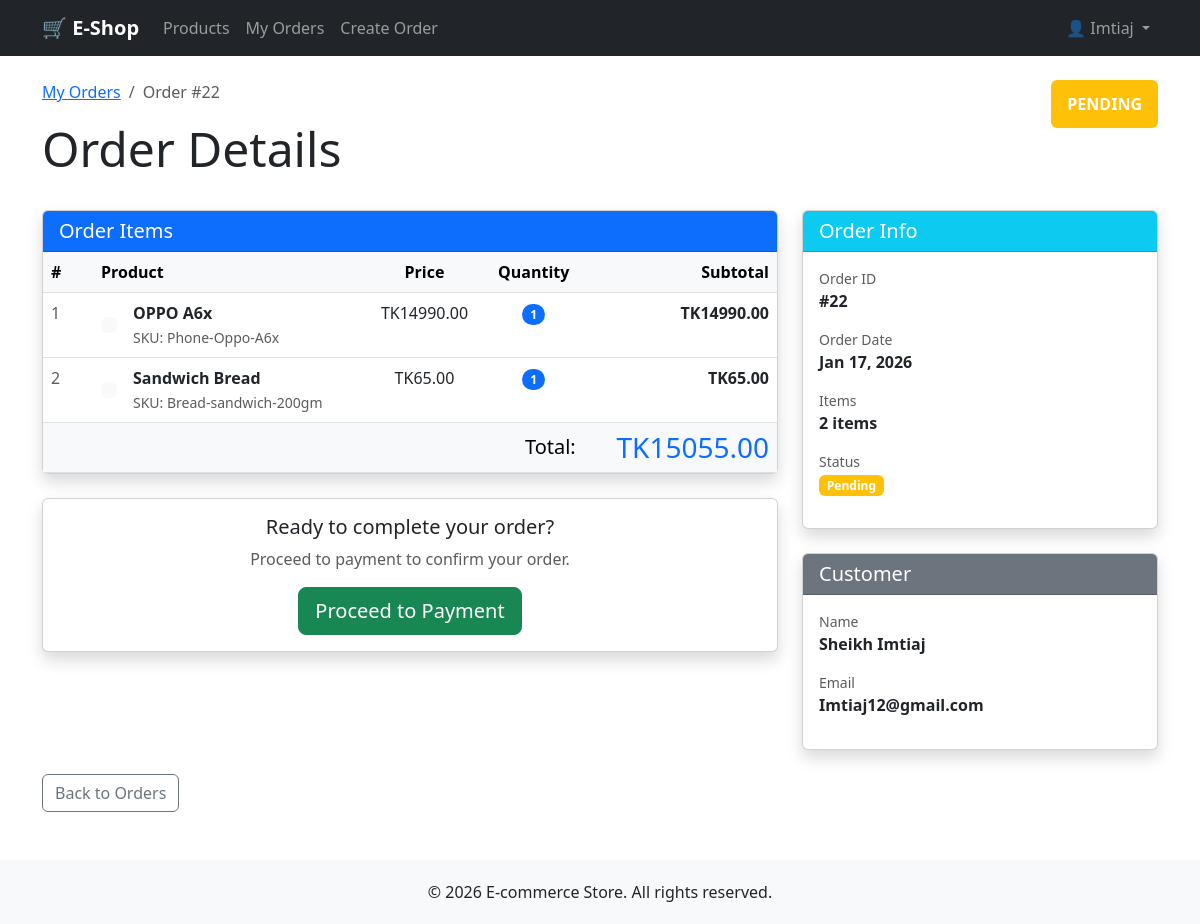
The page /orders/22/ (signed in) on the database its author committed.
### users/models.py (models this page shows, shortened)
class User(AbstractUser):
    email = models.EmailField(unique=True)
    phone = models.CharField(max_length=14, blank=True)
    address = models.TextField(blank=True)
    created_at = models.DateTimeField(auto_now_add=True)
    updated_at = models.DateTimeField(auto_now=True)

### orders/models.py (models this page shows, shortened)
class Order(models.Model):
    STATUS_CHOICES = (
        ('pending', 'Pending'),
        ('paid', 'Paid'),
        ('canceled', 'Canceled'),
    )
    user = models.ForeignKey(User, on_delete=models.CASCADE)
    total_amount = models.DecimalField(max_digits=12, decimal_places=2)
    status = models.CharField(max_length=20, choices=STATUS_CHOICES, default='pending')
    created_at = models.DateTimeField(auto_now_add=True)
    updated_at = models.DateTimeField(auto_now=True)
    class Meta:
        db_table = 'orders'

class OrderItem(models.Model):
    order = models.ForeignKey(Order, on_delete=models.CASCADE, related_name='items')
    product = models.ForeignKey(Product, on_delete=models.PROTECT)
    quantity = models.IntegerField(default=1)
    price = models.DecimalField(max_digits=10, decimal_places=2)
    subtotal = models.DecimalField(max_digits=10, decimal_places=2)
    class Meta:
        db_table = 'order_items'

### products/models.py (models this page shows, shortened)
class Product(models.Model):
    STATUS_CHOICES = (
        ('active', 'Active'),
        ('inactive', 'Inactive'),
    )
    name = models.CharField(max_length=200)
    sku = models.CharField(max_length=50, unique=True)
    description = models.TextField()
    price = models.DecimalField(max_digits=10, decimal_places=2)
    stock = models.IntegerField(default=0)
    status = models.CharField(max_length=20, choices=STATUS_CHOICES, default='active')
    category = models.ForeignKey(Category, on_delete=models.SET_NULL,
                                 null=True, related_name='products')
    created_at = models.DateTimeField(auto_now_add=True)
    updated_at = models.DateTimeField(auto_now=True)

### orders/views.py (the view)
# urls.py: path('<int:order_id>/', views.order_detail, name='order_detail'),
@login_required
def order_detail(request, order_id):
    order = get_object_or_404(Order, id=order_id, user=request.user)
    return render(request, 'orders/detail.html', {'order': order})

### orders/templates/orders/detail.html (shortened to what this page needs)
{% extends 'base.html' %}
{% block content %}
<div class="row mb-4">
    <div class="col">
        <nav aria-label="breadcrumb">
            <ol class="breadcrumb">
                <li class="breadcrumb-item"><a href="{% url 'order_list' %}">My Orders</a></li>
                <li class="breadcrumb-item active">Order #{{ order.id }}</li>
            </ol>
        </nav>
        <h1 class="display-5">Order Details</h1>
    </div>
    <div class="col-auto">
        <span class="badge bg-{% if order.status == 'paid' %}success{% elif order.status == 'canceled' %}danger{% else %}warning{% endif %} fs-6 p-3">
            {{ order.status|upper }}
        </span>
    </div>
</div>
<div class="row">
    <div class="col-lg-8">
        <div class="card shadow mb-4">
            <div class="card-header bg-primary text-white">
                <h5 class="mb-0"> Order Items</h5>
            </div>
            <div class="card-body p-0">
                <div class="table-responsive">
                    <table class="table table-hover mb-0">
                        <thead class="table-light">
                            <tr>
                                <th width="50px">#</th>
                                <th>Product</th>
                                <th class="text-center">Price</th>
                                <th class="text-center">Quantity</th>
                                <th class="text-end">Subtotal</th>
                            </tr>
                        </thead>
                        <tbody>
                            {% for item in order.items.all %}
                            <tr>
                                <td class="text-muted">{{ forloop.counter }}</td>
                                <td>
                                    <div class="d-flex align-items-center">
                                        <div class="flex-shrink-0">
                                            <div class="bg-light rounded p-2">
                                            </div>
                                        </div>
                                        <div class="flex-grow-1 ms-3">
                                            <strong>{{ item.product.name }}</strong><br>
                                            <small class="text-muted">SKU: {{ item.product.sku }}</small>
                                        </div>
                                    </div>
                                </td>
                                <td class="text-center">TK{{ item.price }}</td>
                                <td class="text-center">
                                    <span class="badge bg-primary rounded-pill">{{ item.quantity }}</span>
                                </td>
                                <td class="text-end">
                                    <strong>TK{{ item.subtotal }}</strong>
                                </td>
                            </tr>
                            {% endfor %}
                        </tbody>
                        <tfoot class="table-light">
                            <tr>
                                <td colspan="4" class="text-end"><h5 class="mb-0">Total:</h5></td>
                                <td class="text-end">
                                    <h3 class="text-primary mb-0">TK{{ order.total_amount }}</h3>
                                </td>
                            </tr>
                        </tfoot>
                    </table>
                </div>
            </div>
        </div>
        {% if order.status == 'pending' %}
        <div class="card shadow">
            <div class="card-body text-center">
                <h5>Ready to complete your order?</h5>
                <p class="text-muted mb-3">Proceed to payment to confirm your order.</p>
                <a href="{% url 'payment_checkout' order.id %}" class="btn btn-success btn-lg">
                     Proceed to Payment
                </a>
            </div>
        </div>
        {% endif %}
    </div>
    <div class="col-lg-4">
        <div class="card shadow mb-4">
            <div class="card-header bg-info text-white">
                <h5 class="mb-0"> Order Info</h5>
            </div>
            <div class="card-body">
                <div class="mb-3">
                    <small class="text-muted d-block">Order ID</small>
                    <strong>#{{ order.id }}</strong>
                </div>
                <div class="mb-3">
                    <small class="text-muted d-block">Order Date</small>
                    <strong>{{ order.created_at|date:"M d, Y" }}</strong>
                </div>
                <div class="mb-3">
                    <small class="text-muted d-block">Items</small>
                    <strong>{{ order.items.count }} items</strong>
                </div>
                <div class="mb-3">
                    <small class="text-muted d-block">Status</small>
                    <span class="badge bg-{% if order.status == 'paid' %}success{% elif order.status == 'canceled' %}danger{% else %}warning{% endif %}">
                        {{ order.status|title }}
                    </span>
                </div>
            </div>
        </div>
        <div class="card shadow">
            <div class="card-header bg-secondary text-white">
                <h5 class="mb-0"> Customer</h5>
            </div>
            <div class="card-body">
                <div class="mb-3">
                    <small class="text-muted d-block">Name</small>
                    <strong>{{ order.user.get_full_name|default:order.user.username }}</strong>
                </div>
                <div class="mb-3">
                    <small class="text-muted d-block">Email</small>
                    <strong>{{ order.user.email }}</strong>
                </div>
            </div>
        </div>
    </div>
</div>
<div class="mt-4">
    <a href="{% url 'order_list' %}" class="btn btn-outline-secondary">
         Back to Orders
    </a>
</div>
{% endblock %}

### templates/base.html (shortened to what this page needs)
<!DOCTYPE html>
<html lang="en">
<head>
    <link href="https://cdn.jsdelivr.net/npm/bootstrap@5.3.0/dist/css/bootstrap.min.css" rel="stylesheet">
</head>
<body>
    <nav class="navbar navbar-expand-lg navbar-dark bg-dark">
        <div class="container">
            <a class="navbar-brand" href="{% url 'product_list' %}">🛒 E-Shop</a>
            <div class="collapse navbar-collapse" id="navbarNav">
                <ul class="navbar-nav me-auto">
                    <li class="nav-item">
                        <a class="nav-link" href="{% url 'product_list' %}">Products</a>
                    </li>
                    {% if user.is_authenticated %}
                    <li class="nav-item">
                        <a class="nav-link" href="{% url 'order_list' %}">My Orders</a>
                    </li>
                    <li class="nav-item">
                        <a class="nav-link" href="{% url 'create_order' %}">Create Order</a>
                    </li>
                    {% endif %}
                </ul>
                <ul class="navbar-nav">
                    {% if user.is_authenticated %}
                    <li class="nav-item dropdown">
                        <a class="nav-link dropdown-toggle" href="#" id="navbarDropdown" role="button" data-bs-toggle="dropdown">
                            👤 {{ user.username }}
                        </a>
                    </li>
                    {% endif %}
                </ul>
            </div>
        </div>
    </nav>
    <main class="container my-4">
        {% block content %}{% endblock %}
    </main>
    <footer class="footer mt-5">
        <div class="container text-center">
            <p class="mb-0">© 2026 E-commerce Store. All rights reserved.</p>
        </div>
    </footer>
</body>
</html>

### templates/base.html (style rules this page uses)
.navbar-brand { font-weight: bold; }
.card { transition: transform 0.2s; }
.footer { background-color: #f8f9fa; padding: 20px 0; margin-top: 40px; }

### rows shown on the page
User: username "Imtiaj"
Order: id "22", status "PENDING", total_amount "15055.00", created_at "Jan 17, 2026", items.count "2", status "Pending", user.get_full_name "Sheikh Imtiaj", user.email "Imtiaj12@gmail.com"
OrderItem: product.name "OPPO A6x", product.sku "Phone-Oppo-A6x", price "14990.00", quantity "1", subtotal "14990.00"
OrderItem: product.name "Sandwich Bread", product.sku "Bread-sandwich-200gm", price "65.00", quantity "1", subtotal "65.00"
